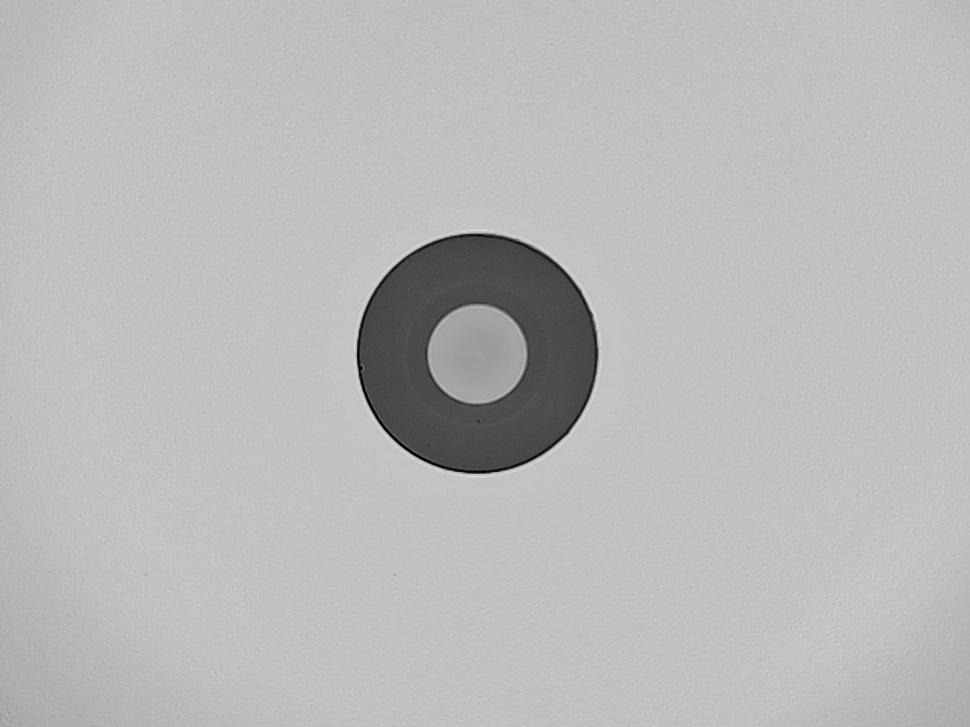
#> input picture samples2/img38.jpg, 970 x 727 px, shrunk from 1152 x 864 before the run, found by its file name
$ python apply_mask.py
#> lines starting #> are read from the running program, lines starting #| are printed output that depends on the picture; after the words box and inside, x2 and y2 are one past the last pixel; in counts of white or black regions, pixels touching at a corner belong together
import cv2
import numpy as np

# Load image
img = cv2.imread(r"C:\Users\Saem1001\Documents\GitHub\OpenCV-Practice\samples2\img38.jpg", cv2.IMREAD_GRAYSCALE)
#> img is the input picture: shape (727, 970); min 0, max 225, mean 185.2

# Create a simple circular mask (example)
mask = np.zeros(img.shape, dtype=np.uint8)
center = (img.shape[1]//2, img.shape[0]//2)
#> center = (485, 363)
radius = min(center[0], center[1]) // 2
#> radius = 181
cv2.circle(mask, center, radius, 255, -1)
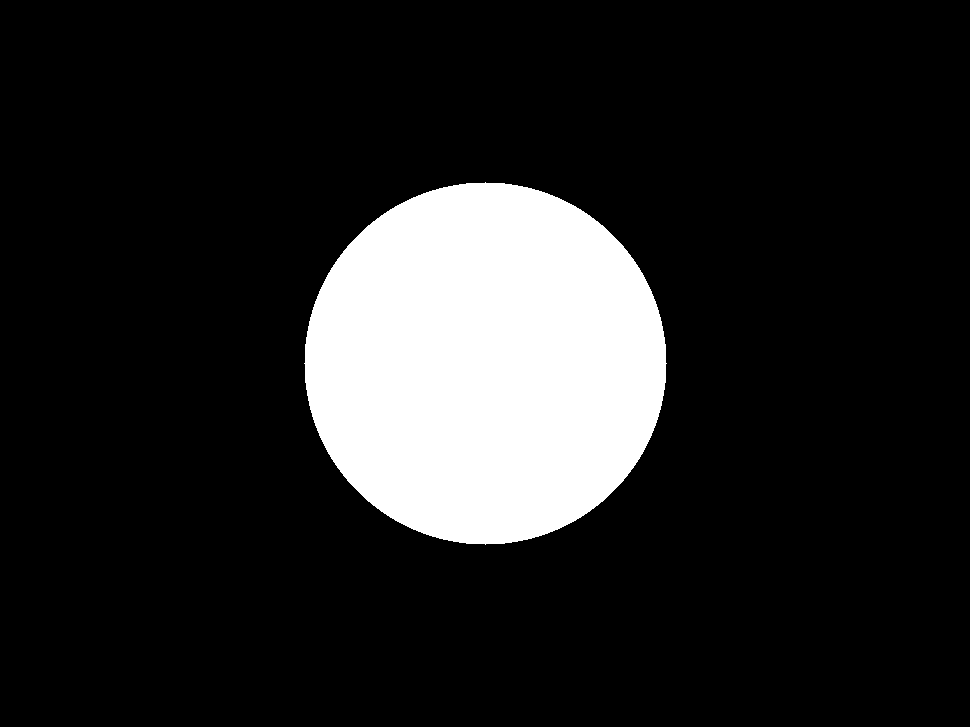
#> mask: shape (727, 970); 14.6% white; 1 white region, box (x1, y1, x2, y2) and area: (304, 182, 667, 545) 102873

# Apply mask
masked_img = cv2.bitwise_and(img, img, mask=mask)
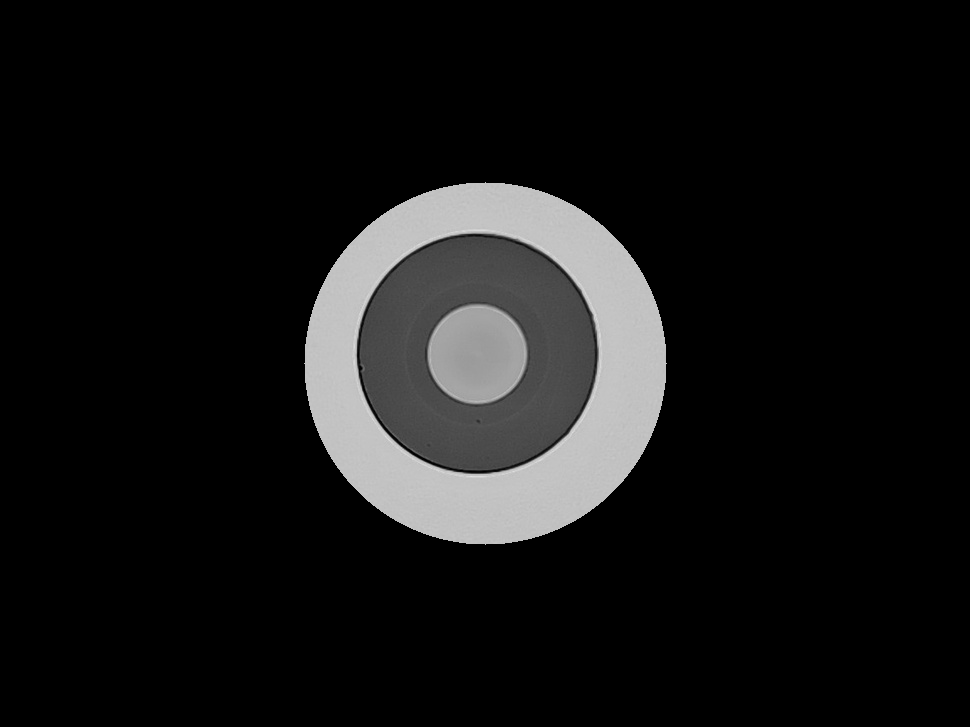
#> masked_img: shape (727, 970); min 0, max 225, mean 21.4
print(f"Masked pixels: {np.count_nonzero(masked_img)}")
#| Masked pixels: 102843

$ run again, with samples2/img35.jpg copied over samples2/img38.jpg
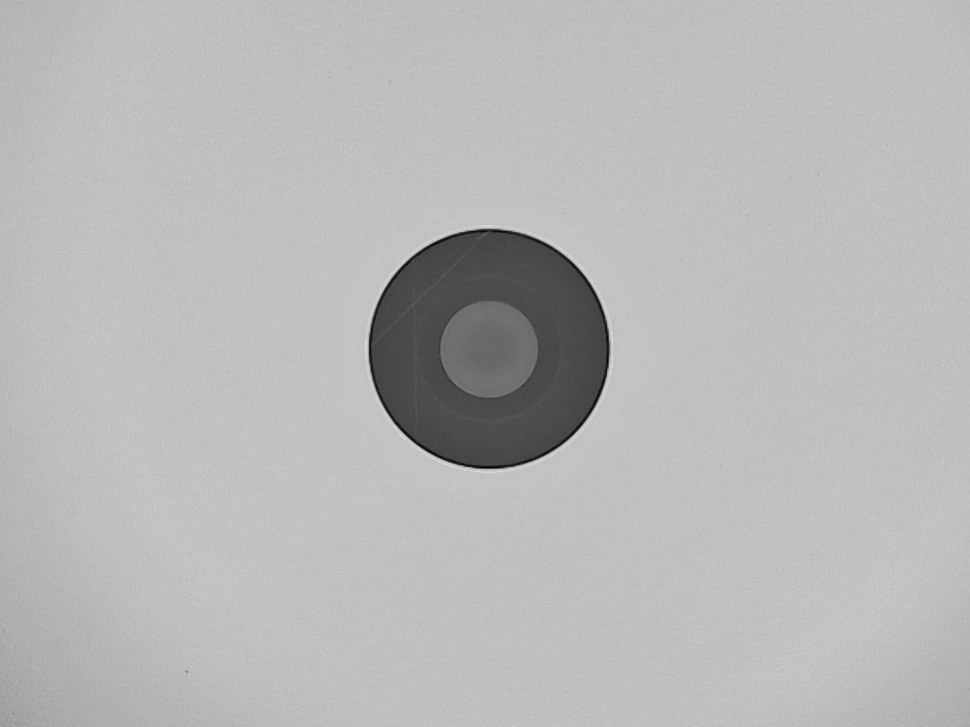
#> input picture samples2/img35.jpg, 970 x 727 px, shrunk from 1152 x 864 before the run, found by its file name
#> img is the input picture: shape (727, 970); min 2, max 223, mean 183.8
#> mask: shape (727, 970); 14.6% white; 1 white region, box (x1, y1, x2, y2) and area: (304, 182, 667, 545) 102873
#> `masked_img = cv2.bitwise_and(img, img, mask=mask)`:
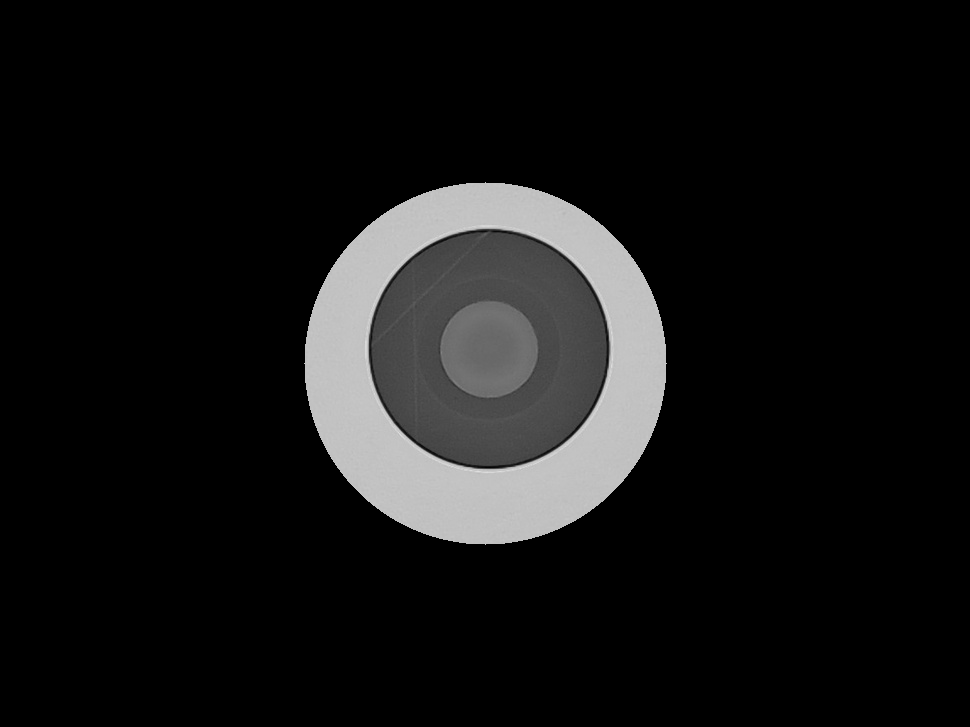
#> masked_img: shape (727, 970); min 0, max 223, mean 20.8
#| Masked pixels: 102873

$ run again, with samples2/ima12.jpg copied over samples2/img38.jpg
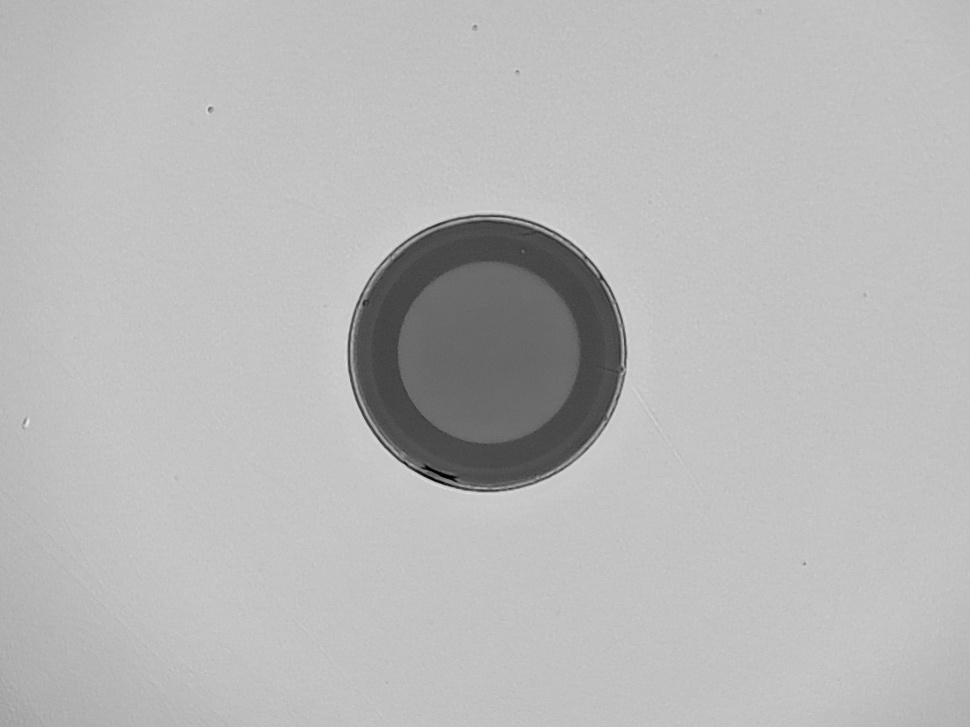
#> input picture samples2/ima12.jpg, 970 x 727 px, shrunk from 1152 x 864 before the run, found by its file name
#> img is the input picture: shape (727, 970); min 0, max 231, mean 184.3
#> mask: shape (727, 970); 14.6% white; 1 white region, box (x1, y1, x2, y2) and area: (304, 182, 667, 545) 102873
#> `masked_img = cv2.bitwise_and(img, img, mask=mask)`:
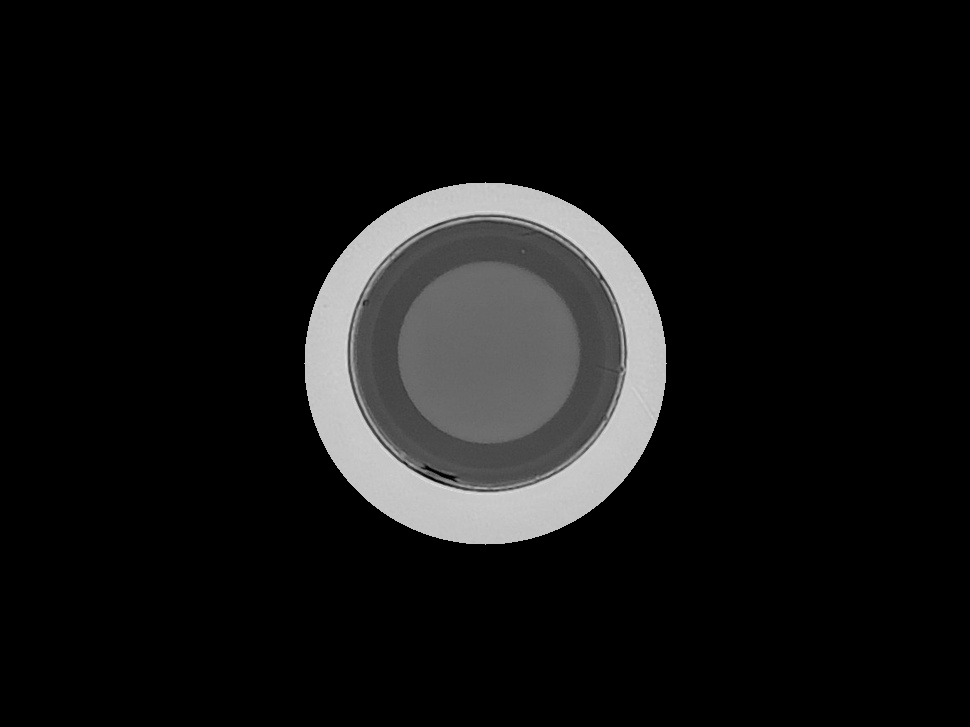
#> masked_img: shape (727, 970); min 0, max 224, mean 19.6
#| Masked pixels: 102847
